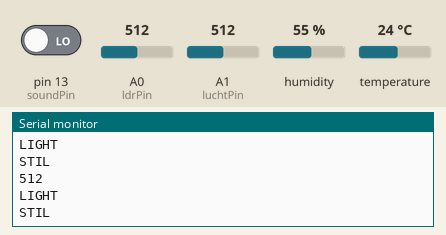
Simulated run of this sketch. Board: Arduino Uno, built with avr-gcc and run on an emulated ATmega328P. Parts: the last lines printed to the serial monitor. Inputs (shaded band) come from the test bench; at power-on: A0 (ldrPin) = 512, pin 13 (soundPin) LOW, humidity 55 %, A1 (luchtPin) = 512, temperature 24 °C.

Above: at 1.2 s.
1.3 s: A0 (ldrPin) set to 940
At 2.18 s:
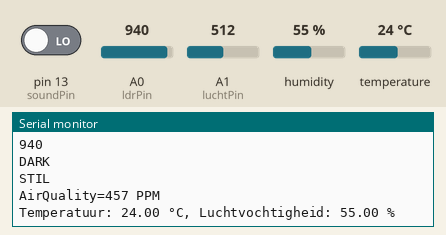
3.1 s: pin 13 (soundPin) driven HIGH
At 3.36 s:
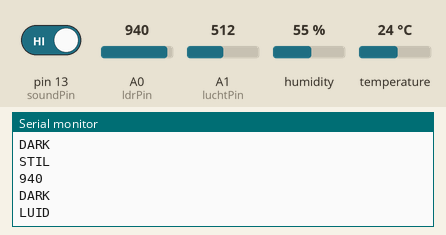
4.9 s: humidity set to 22 %
At 6.18 s:
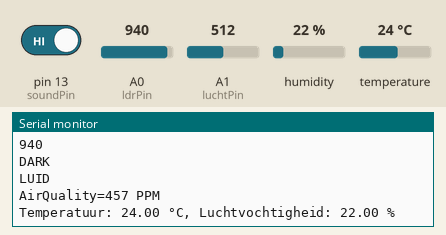
6.4 s: A1 (luchtPin) set to 716
At 6.56 s:
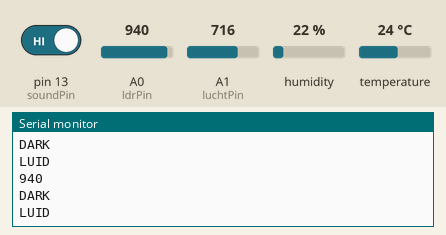
7.9 s: temperature set to 12 °C
At 8.17 s:
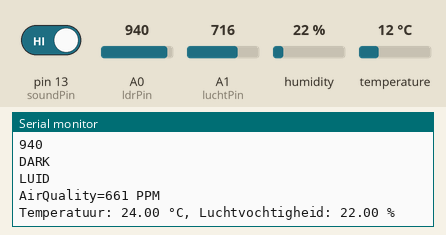
9.4 s: A0 (ldrPin) set to 920
At 9.56 s:
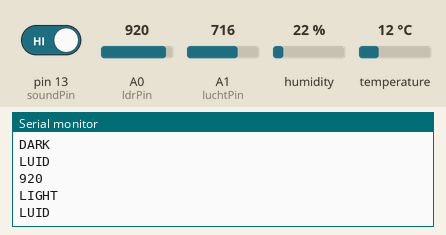
Timing chart, 0 to 11.9 s (numbered marks = the images above; inputs shaded):
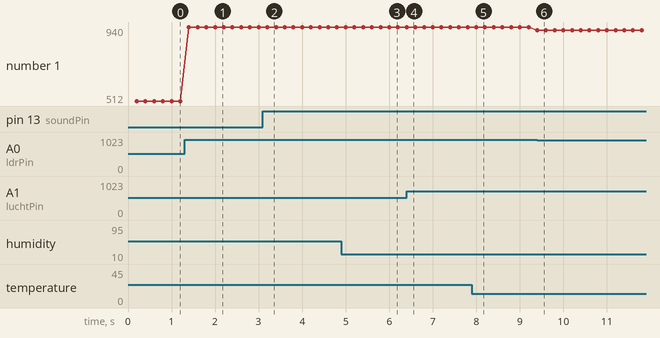

The sketch:

arduino_code.ino
```cpp
#include <DHT.h>

#define DHTPIN 2      // DHT22 is verbonden met pin 2
#define DHTTYPE DHT22 // Type sensor
DHT dht(DHTPIN, DHTTYPE);

int soundPin = 13; // Geluidssensor
int ldrPin = A0;   // Lichtsensor
int luchtPin = A1; // Luchtsensor

int ldrVal = 0;    // Lichtsensor waarde op 0 zetten
int co2Zero = 55;  // Gekalibreerde CO2 0-niveau

unsigned long previousDHTMillis = 0; // Tijdstip van laatste DHT22 meting
const long dhtInterval = 2000; // Interval van 2 seconden voor DHT22
unsigned long previousCO2Millis = 0; // Tijdstip van laatste CO2 meting
const long co2Interval = 2000; // Interval van 2 seconden voor CO2-meting
unsigned long previousSensorMillis = 0; // Tijdstip van laatste licht- en geluidsmeting
const long sensorInterval = 200; // Interval van 200ms voor licht en geluid

void setup() {
  Serial.begin(9600);
  pinMode(soundPin, INPUT);
  pinMode(luchtPin, INPUT);
  dht.begin();
}

void loop() {
  unsigned long currentMillis = millis();

  // Lichtsensor en Geluidsensor Code (elke 200ms)
  if (currentMillis - previousSensorMillis >= sensorInterval) {
    previousSensorMillis = currentMillis;

    ldrVal = analogRead(ldrPin);
    Serial.println(ldrVal);
    if (ldrVal > 930) {
      Serial.println("DARK"); // Stuur "DARK" als het donker is
    } else {
      Serial.println("LIGHT"); // Stuur "LIGHT" als het licht is
    }

    int soundVolume = digitalRead(soundPin);
    if (soundVolume == HIGH) {
      Serial.println("LUID"); // Stuur "LUID" als er geluid is
    } else {
      Serial.println("STIL"); // Stuur "STIL" als er geen geluid is
    }
  }

  // MQ-135 luchtsensor Code (elke 2s)
  if (currentMillis - previousCO2Millis >= co2Interval) {
    previousCO2Millis = currentMillis;
    int co2now[10];
    int co2raw = 0;
    int co2ppm = 0;
    int zzz = 0;

    for (int x = 0; x < 10; x++) { // Sample CO2 10x
      co2now[x] = analogRead(luchtPin);
    }

    for (int x = 0; x < 10; x++) { // Samples optellen
      zzz = zzz + co2now[x];
    }

    co2raw = zzz / 10; // Gemiddelde berekenen
    co2ppm = co2raw - co2Zero; // CO2 PPM berekenen

    Serial.print("AirQuality=");
    Serial.print(co2ppm);
    Serial.println(" PPM");
  }

  // DHT22 Code (elke 2s)
  if (currentMillis - previousDHTMillis >= dhtInterval) {
    previousDHTMillis = currentMillis;
    float temperature = dht.readTemperature();
    float humidity = dht.readHumidity();

    if (!isnan(temperature) && !isnan(humidity)) {
      Serial.print("Temperatuur: ");
      Serial.print(temperature);
      Serial.print(" °C, Luchtvochtigheid: ");
      Serial.print(humidity);
      Serial.println(" %");
    } else {
      Serial.println("Fout bij uitlezen DHT22!");
    }
  }
}
```

Measured:
- after the input at 1.3 s, the serial monitor: prints a new line after 0.10 s (image 1)
- after the input at 3.1 s, the serial monitor: prints a new line after 0.11 s (image 2)
- after the input at 4.9 s, the serial monitor: prints a new line after 1.1 s (image 3)
- after the input at 9.4 s, the serial monitor: prints a new line at once (image 6)
- plotted number 1: 512 → 940 after the input at 1.3 s, 940 → 920 after the input at 9.4 s
